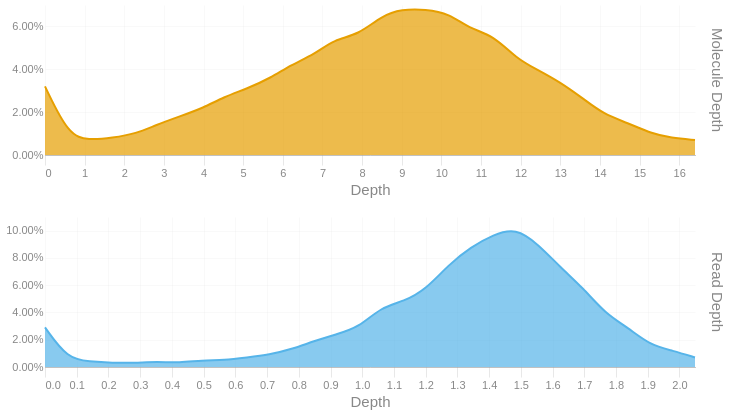

Source (notebook cell):
### Code cell
readdep = depth_hist(tb['Read Depth'], q99, 3)
readdep = readdep.with_columns(pl.lit('Read Depth').alias('Metric'))
if not SKIPLR:
    moldep = depth_hist(tb['Molecule Depth'], mol_q99, 1)
    moldep = moldep.with_columns(pl.lit('Molecule Depth').alias('Metric'))
    _hist = pl.concat([readdep, moldep])
    _hist = _hist.filter(pl.col('Proportion') != 0)
    with SafeRender(_hist):
        (
            alt.Chart(_hist)        
            .mark_area(interpolate = "basis")
            .encode(
                x=alt.X('Bin:Q').scale(domainMin=0).axis(alt.Axis(title='Depth')),
                y = alt.Y('Proportion:Q', title = None).axis(format = '.2%'),
                color = alt.Color('Metric:N').legend(None),
                row = alt.Row("Metric:N").header(title = None, labelOrient = 'right'),
                tooltip = [
                    alt.Tooltip("Metric:N", title = "Metric"),
                    alt.Tooltip('Interval:N', title = "Depth Interval"),
                    alt.Tooltip('Proportion:Q', title = "% Alignments").format('.2%')
                ]
            )
            .resolve_scale(x='independent', y='independent')
            .properties(
                height = 150, width = 650,
                usermeta={'embedOptions': {'downloadFileName': f'{samplename}.depth.hist'}}
            )
        ).display()
else:
    readdep = readdep.filter(pl.col('Proportion') != 0)
    with SafeRender(readdep):
        (
            alt.Chart(readdep)        
            .mark_area(interpolate = "basis")
            .encode(
                x=alt.X('Bin:Q').scale(domainMin=0).axis(alt.Axis(title='Depth')),
                y = alt.Y('Proportion:Q', title = None).axis(format = '.2%'),
                tooltip = [
                    alt.Tooltip('Interval:N', title = "Depth Interval"),
                    alt.Tooltip('Proportion:Q', title = "% Alignments").format('.2%')
                ]
            )
            .properties(
                usermeta={'embedOptions': {'downloadFileName': f'{samplename}.depth.hist'}}
            )
        ).display()

### Figure 1 — Vega-Lite specification as saved in the notebook (floating-point values rounded to 4 significant figures)
{"width": 650, "height": 150, "config": {"title": {"anchor": "start", "dy": -15, "fontSize": 18, "color": "#888888", "subtitleColor": "#888888", "subtitleFontSize": 14}, "arc": {"fill": "#0072B2"}, "axis": {"domainColor": "#888888", "domainWidth": 0.5, "gridWidth": 0.2, "grid": false, "titleFontWeight": 400, "titleFontSize": 15, "labelFontSize": 11, "labelColor": "#888888", "tickColor": "#888888", "tickWidth": 0.2, "titleColor": "#888888"}, "axisBand": {"grid": false}, "axisX": {"grid": true, "tickSize": 10, "domainCap": "round"}, "axisY": {"domain": false, "grid": true, "tickSize": 0, "domainCap": "round"}, "background": "transparent", "header": {"labelFontSize": 15, "labelColor": "#888888", "titleFontSize": 15, "titleFontWeight": 600, "titleColor": "#888888"}, "legend": {"labelFont": "sans-serif", "labelFontSize": 12, "labelColor": "#888888", "symbolSize": 100, "symbolType": "circle", "titleFontSize": 12, "titlePadding": 10, "titleColor": "#888888", "title": null}, "range": {"category": ["#E69F00", "#56B4E9", "#009E73", "#F0E442", "#0072B2", "#D55E00", "#CC79A7", "#000000"], "diverging": ["#cfe8f3", "#a2d4ec", "#73bfe2", "#46abdb", "#1696d2", "#12719e"]}, "area": {"fill": "#0072B2", "fillOpacity": 0.7, "line": true, "strokeOpacity": 0.7}, "line": {"color": "#0072B2", "stroke": "#0072B2", "strokeWidth": 2}, "trail": {"color": "#0072B2", "stroke": "#0072B2", "strokeWidth": 0, "size": 1}, "point": {"filled": true, "fillOpacity": 1.0, "size": 95}, "text": {"color": "#888888", "fontSize": 11, "align": "right", "fontWeight": 400, "size": 11}, "bar": {"fill": "#0072B2", "stroke": null}, "view": {"stroke": null, "continuousWidth": 660, "continuousHeight": 400}}, "data": {"name": "data-2a73d95a0a3d17325ba833bf67839a24"}, "mark": {"type": "area", "interpolate": "basis"}, "encoding": {"color": {"field": "Metric", "legend": null, "type": "nominal"}, "row": {"field": "Metric", "header": {"title": null, "labelOrient": "right"}, "type": "nominal"}, "tooltip": [{"field": "Metric", "title": "Metric", "type": "nominal"}, {"field": "Interval", "title": "Depth Interval", "type": "nominal"}, {"field": "Proportion", "format": ".2%", "title": "% Alignments", "type": "quantitative"}], "x": {"axis": {"title": "Depth"}, "field": "Bin", "scale": {"domainMin": 0}, "type": "quantitative"}, "y": {"axis": {"format": ".2%"}, "field": "Proportion", "title": null, "type": "quantitative"}}, "resolve": {"scale": {"x": "independent", "y": "independent"}}, "usermeta": {"embedOptions": {"downloadFileName": "S1_Tusket_011.depth.hist"}}, "$schema": "https://vega.github.io/schema/vega-lite/v6.1.0.json", "datasets": {"data-2a73d95a0a3d17325ba833bf67839a24": [{"Bin": 0.0, "Interval": "0.0-0.071", "Proportion": 0.029, "Metric": "Read Depth"}, {"Bin": 0.071, "Interval": "0.071-0.141", "Proportion": 0.006, "Metric": "Read Depth"}, {"Bin": 0.141, "Interval": "0.141-0.212", "Proportion": 0.004, "Metric": "Read Depth"}, {"Bin": 0.212, "Interval": "0.212-0.283", "Proportion": 0.003, "Metric": "Read Depth"}, {"Bin": 0.283, "Interval": "0.283-0.353", "Proportion": 0.003, "Metric": "Read Depth"}, {"Bin": 0.353, "Interval": "0.353-0.424", "Proportion": 0.004, "Metric": "Read Depth"}, {"Bin": 0.424, "Interval": "0.424-0.495", "Proportion": 0.003, "Metric": "Read Depth"}, {"Bin": 0.495, "Interval": "0.495-0.565", "Proportion": 0.005, "Metric": "Read Depth"}, {"Bin": 0.565, "Interval": "0.565-0.636", "Proportion": 0.005, "Metric": "Read Depth"}, {"Bin": 0.636, "Interval": "0.636-0.707", "Proportion": 0.007, "Metric": "Read Depth"}, {"Bin": 0.707, "Interval": "0.707-0.777", "Proportion": 0.009, "Metric": "Read Depth"}, {"Bin": 0.777, "Interval": "0.777-0.848", "Proportion": 0.013, "Metric": "Read Depth"}, {"Bin": 0.848, "Interval": "0.848-0.919", "Proportion": 0.019, "Metric": "Read Depth"}, {"Bin": 0.919, "Interval": "0.919-0.989", "Proportion": 0.024, "Metric": "Read Depth"}, {"Bin": 0.989, "Interval": "0.989-1.06", "Proportion": 0.029, "Metric": "Read Depth"}, {"Bin": 1.06, "Interval": "1.06-1.131", "Proportion": 0.044, "Metric": "Read Depth"}, {"Bin": 1.131, "Interval": "1.131-1.201", "Proportion": 0.048, "Metric": "Read Depth"}, {"Bin": 1.201, "Interval": "1.201-1.272", "Proportion": 0.057, "Metric": "Read Depth"}, {"Bin": 1.272, "Interval": "1.272-1.343", "Proportion": 0.075, "Metric": "Read Depth"}, {"Bin": 1.343, "Interval": "1.343-1.413", "Proportion": 0.088, "Metric": "Read Depth"}, {"Bin": 1.413, "Interval": "1.413-1.484", "Proportion": 0.097, "Metric": "Read Depth"}, {"Bin": 1.484, "Interval": "1.484-1.555", "Proportion": 0.102, "Metric": "Read Depth"}, {"Bin": 1.555, "Interval": "1.555-1.625", "Proportion": 0.09, "Metric": "Read Depth"}, {"Bin": 1.625, "Interval": "1.625-1.696", "Proportion": 0.073, "Metric": "Read Depth"}, {"Bin": 1.696, "Interval": "1.696-1.767", "Proportion": 0.058, "Metric": "Read Depth"}, {"Bin": 1.767, "Interval": "1.767-1.837", "Proportion": 0.039, "Metric": "Read Depth"}, {"Bin": 1.837, "Interval": "1.837-1.908", "Proportion": 0.029, "Metric": "Read Depth"}, {"Bin": 1.908, "Interval": "1.908-1.979", "Proportion": 0.016, "Metric": "Read Depth"}, {"Bin": 1.979, "Interval": "1.979-2.049", "Proportion": 0.012, "Metric": "Read Depth"}, {"Bin": 2.049, "Interval": "2.049-2.12", "Proportion": 0.007, "Metric": "Read Depth"}, {"Bin": 0.0, "Interval": "0.0-0.6", "Proportion": 0.032, "Metric": "Molecule Depth"}, {"Bin": 0.6, "Interval": "0.6-1.1", "Proportion": 0.009, "Metric": "Molecule Depth"}, {"Bin": 1.1, "Interval": "1.1-1.7", "Proportion": 0.007, "Metric": "Molecule Depth"}, {"Bin": 1.7, "Interval": "1.7-2.3", "Proportion": 0.008, "Metric": "Molecule Depth"}, {"Bin": 2.3, "Interval": "2.3-2.8", "Proportion": 0.01, "Metric": "Molecule Depth"}, {"Bin": 2.8, "Interval": "2.8-3.4", "Proportion": 0.014, "Metric": "Molecule Depth"}, {"Bin": 3.4, "Interval": "3.4-4.0", "Proportion": 0.018, "Metric": "Molecule Depth"}, {"Bin": 4.0, "Interval": "4.0-4.5", "Proportion": 0.022, "Metric": "Molecule Depth"}, {"Bin": 4.5, "Interval": "4.5-5.1", "Proportion": 0.027, "Metric": "Molecule Depth"}, {"Bin": 5.1, "Interval": "5.1-5.7", "Proportion": 0.031, "Metric": "Molecule Depth"}, {"Bin": 5.7, "Interval": "5.7-6.2", "Proportion": 0.036, "Metric": "Molecule Depth"}, {"Bin": 6.2, "Interval": "6.2-6.8", "Proportion": 0.042, "Metric": "Molecule Depth"}, {"Bin": 6.8, "Interval": "6.8-7.3", "Proportion": 0.047, "Metric": "Molecule Depth"}, {"Bin": 7.3, "Interval": "7.3-7.9", "Proportion": 0.054, "Metric": "Molecule Depth"}, {"Bin": 7.9, "Interval": "7.9-8.5", "Proportion": 0.056, "Metric": "Molecule Depth"}, {"Bin": 8.5, "Interval": "8.5-9.0", "Proportion": 0.065, "Metric": "Molecule Depth"}, {"Bin": 9.0, "Interval": "9.0-9.6", "Proportion": 0.068, "Metric": "Molecule Depth"}, {"Bin": 9.6, "Interval": "9.6-10.2", "Proportion": 0.068, "Metric": "Molecule Depth"}, {"Bin": 10.2, "Interval": "10.2-10.7", "Proportion": 0.066, "Metric": "Molecule Depth"}, {"Bin": 10.7, "Interval": "10.7-11.3", "Proportion": 0.059, "Metric": "Molecule Depth"}, {"Bin": 11.3, "Interval": "11.3-11.9", "Proportion": 0.056, "Metric": "Molecule Depth"}, {"Bin": 11.9, "Interval": "11.9-12.4", "Proportion": 0.045, "Metric": "Molecule Depth"}, {"Bin": 12.4, "Interval": "12.4-13.0", "Proportion": 0.04, "Metric": "Molecule Depth"}, {"Bin": 13.0, "Interval": "13.0-13.6", "Proportion": 0.034, "Metric": "Molecule Depth"}, {"Bin": 13.6, "Interval": "13.6-14.1", "Proportion": 0.026, "Metric": "Molecule Depth"}, {"Bin": 14.1, "Interval": "14.1-14.7", "Proportion": 0.019, "Metric": "Molecule Depth"}, {"Bin": 14.7, "Interval": "14.7-15.3", "Proportion": 0.015, "Metric": "Molecule Depth"}, {"Bin": 15.3, "Interval": "15.3-15.8", "Proportion": 0.01, "Metric": "Molecule Depth"}, {"Bin": 15.8, "Interval": "15.8-16.4", "Proportion": 0.008, "Metric": "Molecule Depth"}, {"Bin": 16.4, "Interval": "16.4-16.96", "Proportion": 0.007, "Metric": "Molecule Depth"}]}}
